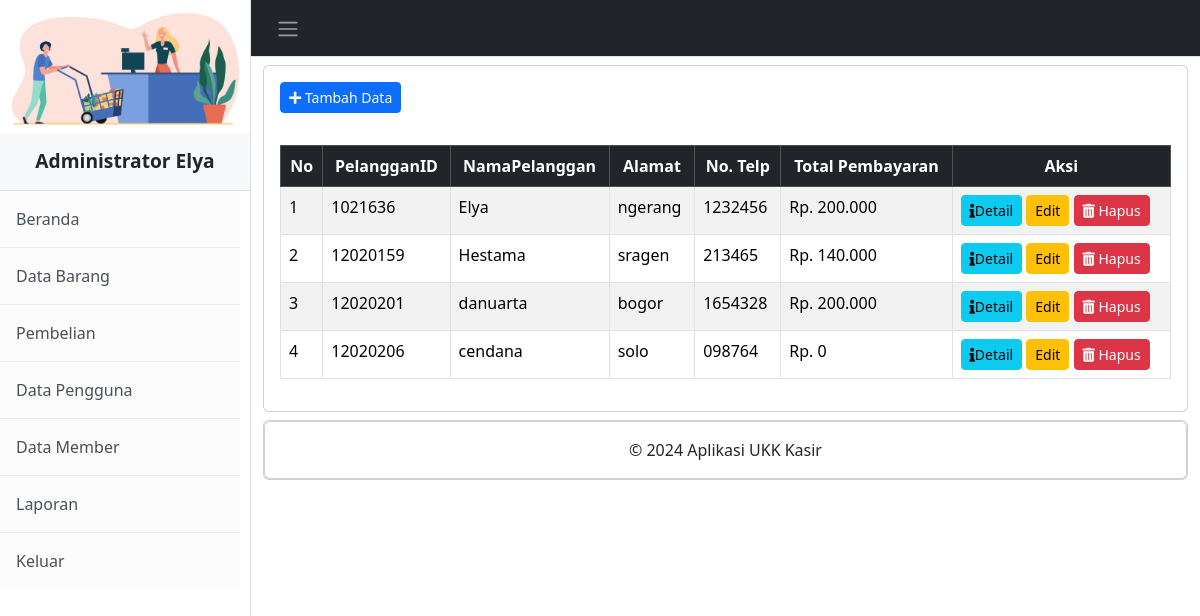
Page /administrator/pembelian.php (signed in) on the committed database.
### tables this page shows
CREATE TABLE `penjualan` (
  `PenjualanID` int(11) NOT NULL,
  `TanggalPenjualan` date NOT NULL,
  `TotalHarga` decimal(10,2) NOT NULL,
  `PelangganID` int(11) NOT NULL
);

CREATE TABLE `pelanggan` (
  `PelangganID` int(11) NOT NULL,
  `NamaPelanggan` varchar(30) NOT NULL,
  `Alamat` text NOT NULL,
  `NomorTelepon` text NOT NULL
);

### administrator/pembelian.php (the view, shortened to what this page needs)
<?php
include "sidebar.php";
?>
<!DOCTYPE html>
<html>
<head>
	<link href="https://cdn.jsdelivr.net/npm/bootstrap@5.3.2/dist/css/bootstrap.min.css" rel="stylesheet">
</head>
<body>
	<div class="container-fluid">
		<div class="content">
<div class="card mt-2">
	<div class="card-body">
		 <button type="button" class="btn btn-primary btn-sm" data-bs-toggle="modal" data-bs-target="#tambah-data"><i class="fas fa-plus"></i>
  			Tambah Data
		</button>
	</div>
	<div class="card-body">
		<div class="table">
         <table class="table table-striped table-bordered">
          <thead>
            <tr class="table-dark" class="fw-bold" align="center">
              <th>No</th>
              <th>PelangganID</th>
              <th>NamaPelanggan </th>
              <th>Alamat</th>
              <th>No. Telp</th>
              <th>Total Pembayaran</th>
              <th>Aksi</th>
            </tr>
          </thead>
          <tbody>
				<?php
				include '../koneksi.php';
				$no = 1;
				$data = mysqli_query($koneksi,"SELECT*FROM pelanggan INNER JOIN penjualan ON pelanggan.PelangganID=penjualan.PelangganID");
				while($d = mysqli_fetch_array($data)){
					?>
			            <tr>
						<td><?php echo $no++; ?></td>
						<td><?php echo $d['PelangganID']; ?></td>
						<td><?php echo $d['NamaPelanggan']; ?></td>
						<td><?php echo $d['Alamat']; ?></td>
						<td><?php echo $d['NomorTelepon']; ?></td>
						<td>Rp. <?php echo number_format($d['TotalHarga'], 0, ',', '.'); ?></td>
						<td>
							<a class="btn btn-info btn-sm" href="detail_pembelian.php?PelangganID=<?php echo $d['PelangganID']; ?>"><i class="fa fa-info"></i>Detail</a>
							<button type="button" class="btn btn-warning btn-sm" data-bs-toggle="modal" data-bs-target="#edit-data<?php echo $d['PelangganID']; ?>">
					  			Edit
							</button>
							<button type="button" class="btn btn-danger btn-sm" data-bs-toggle="modal" data-bs-target="#hapus-data<?php echo $d['PelangganID']; ?>"><i class="fas fa-trash-alt"></i>
					  			Hapus
							</button>
						</td>
					</tr>
				<?php } ?>
			</tbody>
		</table>
	</div>
</div>
</div>
		</div>
				</body>
<?php
include "footer.php";
?>

### rows in the picture
penjualan: PelangganID "1021636", PelangganID.NamaPelanggan "Elya", PelangganID.Alamat "ngerang", PelangganID.NomorTelepon "1232456", TotalHarga "200.000"
penjualan: PelangganID "12020159", PelangganID.NamaPelanggan "Hestama", PelangganID.Alamat "sragen", PelangganID.NomorTelepon "213465", TotalHarga "140.000"
penjualan: PelangganID "12020201", PelangganID.NamaPelanggan "danuarta", PelangganID.Alamat "bogor", PelangganID.NomorTelepon "1654328", TotalHarga "200.000"
penjualan: PelangganID "12020206", PelangganID.NamaPelanggan "cendana", PelangganID.Alamat "solo", PelangganID.NomorTelepon "098764", TotalHarga "0"
